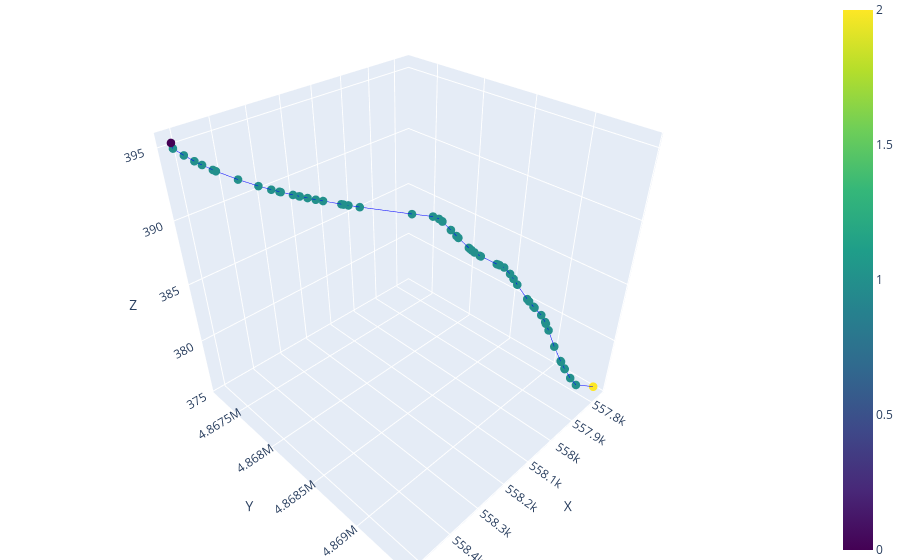

The notebook cell this image was saved under:
### Code cell
network.plot_3D_network(node_color = 'type')

### Figure 1 — Plotly figure (JSON) as saved in the notebook; plotly's stock layout.template omitted (floating-point values rounded to 4 significant figures)
{"data": [{"line": {"color": "blue", "width": 1}, "mode": "lines", "showlegend": false, "type": "scatter3d", "x": [558500.0, 558500.0], "y": [4867000.0, 4867000.0], "z": [395.3, 395.0]}, {"line": {"color": "blue", "width": 1}, "mode": "lines", "showlegend": false, "type": "scatter3d", "x": [558500.0, 558500.0], "y": [4867000.0, 4867000.0], "z": [395.0, 394.5]}, {"line": {"color": "blue", "width": 1}, "mode": "lines", "showlegend": false, "type": "scatter3d", "x": [558500.0, 558500.0], "y": [4867000.0, 4867000.0], "z": [394.5, 394.2]}, {"line": {"color": "blue", "width": 1}, "mode": "lines", "showlegend": false, "type": "scatter3d", "x": [558500.0, 558500.0], "y": [4867000.0, 4867000.0], "z": [394.2, 393.9]}, {"line": {"color": "blue", "width": 1}, "mode": "lines", "showlegend": false, "type": "scatter3d", "x": [558500.0, 558500.0], "y": [4867000.0, 4867000.0], "z": [393.9, 393.6]}, {"line": {"color": "blue", "width": 1}, "mode": "lines", "showlegend": false, "type": "scatter3d", "x": [558500.0, 558500.0], "y": [4867000.0, 4867000.0], "z": [393.6, 393.5]}, {"line": {"color": "blue", "width": 1}, "mode": "lines", "showlegend": false, "type": "scatter3d", "x": [558500.0, 558400.0], "y": [4867000.0, 4868000.0], "z": [393.5, 392.9]}, {"line": {"color": "blue", "width": 1}, "mode": "lines", "showlegend": false, "type": "scatter3d", "x": [558400.0, 558400.0], "y": [4868000.0, 4868000.0], "z": [392.9, 392.5]}, {"line": {"color": "blue", "width": 1}, "mode": "lines", "showlegend": false, "type": "scatter3d", "x": [558400.0, 558400.0], "y": [4868000.0, 4868000.0], "z": [392.5, 392.3]}, {"line": {"color": "blue", "width": 1}, "mode": "lines", "showlegend": false, "type": "scatter3d", "x": [558400.0, 558400.0], "y": [4868000.0, 4868000.0], "z": [392.3, 392.1]}, {"line": {"color": "blue", "width": 1}, "mode": "lines", "showlegend": false, "type": "scatter3d", "x": [558400.0, 558400.0], "y": [4868000.0, 4868000.0], "z": [392.1, 392.1]}, {"line": {"color": "blue", "width": 1}, "mode": "lines", "showlegend": false, "type": "scatter3d", "x": [558400.0, 558300.0], "y": [4868000.0, 4868000.0], "z": [392.1, 391.9]}, {"line": {"color": "blue", "width": 1}, "mode": "lines", "showlegend": false, "type": "scatter3d", "x": [558300.0, 558300.0], "y": [4868000.0, 4868000.0], "z": [391.9, 391.8]}, {"line": {"color": "blue", "width": 1}, "mode": "lines", "showlegend": false, "type": "scatter3d", "x": [558300.0, 558300.0], "y": [4868000.0, 4868000.0], "z": [391.8, 391.8]}, {"line": {"color": "blue", "width": 1}, "mode": "lines", "showlegend": false, "type": "scatter3d", "x": [558300.0, 558300.0], "y": [4868000.0, 4868000.0], "z": [391.8, 391.7]}, {"line": {"color": "blue", "width": 1}, "mode": "lines", "showlegend": false, "type": "scatter3d", "x": [558300.0, 558300.0], "y": [4868000.0, 4868000.0], "z": [391.7, 391.6]}, {"line": {"color": "blue", "width": 1}, "mode": "lines", "showlegend": false, "type": "scatter3d", "x": [558300.0, 558300.0], "y": [4868000.0, 4868000.0], "z": [391.6, 391.5]}, {"line": {"color": "blue", "width": 1}, "mode": "lines", "showlegend": false, "type": "scatter3d", "x": [558300.0, 558300.0], "y": [4868000.0, 4868000.0], "z": [391.5, 391.3]}, {"line": {"color": "blue", "width": 1}, "mode": "lines", "showlegend": false, "type": "scatter3d", "x": [558300.0, 558300.0], "y": [4868000.0, 4868000.0], "z": [391.3, 391.3]}, {"line": {"color": "blue", "width": 1}, "mode": "lines", "showlegend": false, "type": "scatter3d", "x": [558300.0, 558200.0], "y": [4868000.0, 4868000.0], "z": [391.3, 391.2]}, {"line": {"color": "blue", "width": 1}, "mode": "lines", "showlegend": false, "type": "scatter3d", "x": [558200.0, 558200.0], "y": [4868000.0, 4868000.0], "z": [391.2, 391.1]}, {"line": {"color": "blue", "width": 1}, "mode": "lines", "showlegend": false, "type": "scatter3d", "x": [558200.0, 558100.0], "y": [4868000.0, 4868000.0], "z": [391.1, 390.6]}, {"line": {"color": "blue", "width": 1}, "mode": "lines", "showlegend": false, "type": "scatter3d", "x": [558100.0, 558100.0], "y": [4868000.0, 4868000.0], "z": [390.6, 390.4]}, {"line": {"color": "blue", "width": 1}, "mode": "lines", "showlegend": false, "type": "scatter3d", "x": [558100.0, 558100.0], "y": [4868000.0, 4868000.0], "z": [390.4, 390.3]}, {"line": {"color": "blue", "width": 1}, "mode": "lines", "showlegend": false, "type": "scatter3d", "x": [558100.0, 558100.0], "y": [4868000.0, 4869000.0], "z": [390.3, 390.1]}, {"line": {"color": "blue", "width": 1}, "mode": "lines", "showlegend": false, "type": "scatter3d", "x": [558100.0, 558100.0], "y": [4869000.0, 4869000.0], "z": [390.1, 390.1]}, {"line": {"color": "blue", "width": 1}, "mode": "lines", "showlegend": false, "type": "scatter3d", "x": [558100.0, 558100.0], "y": [4869000.0, 4869000.0], "z": [390.1, 389.4]}, {"line": {"color": "blue", "width": 1}, "mode": "lines", "showlegend": false, "type": "scatter3d", "x": [558100.0, 558100.0], "y": [4869000.0, 4869000.0], "z": [389.4, 389.0]}, {"line": {"color": "blue", "width": 1}, "mode": "lines", "showlegend": false, "type": "scatter3d", "x": [558100.0, 558100.0], "y": [4869000.0, 4869000.0], "z": [389.0, 388.8]}, {"line": {"color": "blue", "width": 1}, "mode": "lines", "showlegend": false, "type": "scatter3d", "x": [558100.0, 558000.0], "y": [4869000.0, 4869000.0], "z": [388.8, 388.1]}, {"line": {"color": "blue", "width": 1}, "mode": "lines", "showlegend": false, "type": "scatter3d", "x": [558000.0, 558000.0], "y": [4869000.0, 4869000.0], "z": [388.1, 388.0]}, {"line": {"color": "blue", "width": 1}, "mode": "lines", "showlegend": false, "type": "scatter3d", "x": [558000.0, 558000.0], "y": [4869000.0, 4869000.0], "z": [388.0, 387.9]}, {"line": {"color": "blue", "width": 1}, "mode": "lines", "showlegend": false, "type": "scatter3d", "x": [558000.0, 558000.0], "y": [4869000.0, 4869000.0], "z": [387.9, 387.7]}, {"line": {"color": "blue", "width": 1}, "mode": "lines", "showlegend": false, "type": "scatter3d", "x": [558000.0, 558000.0], "y": [4869000.0, 4869000.0], "z": [387.7, 387.5]}, {"line": {"color": "blue", "width": 1}, "mode": "lines", "showlegend": false, "type": "scatter3d", "x": [558000.0, 558000.0], "y": [4869000.0, 4869000.0], "z": [387.5, 387.4]}, {"line": {"color": "blue", "width": 1}, "mode": "lines", "showlegend": false, "type": "scatter3d", "x": [558000.0, 558000.0], "y": [4869000.0, 4869000.0], "z": [387.4, 386.8]}, {"line": {"color": "blue", "width": 1}, "mode": "lines", "showlegend": false, "type": "scatter3d", "x": [558000.0, 558000.0], "y": [4869000.0, 4869000.0], "z": [386.8, 386.8]}, {"line": {"color": "blue", "width": 1}, "mode": "lines", "showlegend": false, "type": "scatter3d", "x": [558000.0, 558000.0], "y": [4869000.0, 4869000.0], "z": [386.8, 386.7]}, {"line": {"color": "blue", "width": 1}, "mode": "lines", "showlegend": false, "type": "scatter3d", "x": [558000.0, 558000.0], "y": [4869000.0, 4869000.0], "z": [386.7, 386.5]}, {"line": {"color": "blue", "width": 1}, "mode": "lines", "showlegend": false, "type": "scatter3d", "x": [558000.0, 558000.0], "y": [4869000.0, 4869000.0], "z": [386.5, 386.0]}, {"line": {"color": "blue", "width": 1}, "mode": "lines", "showlegend": false, "type": "scatter3d", "x": [558000.0, 558000.0], "y": [4869000.0, 4869000.0], "z": [386.0, 385.6]}, {"line": {"color": "blue", "width": 1}, "mode": "lines", "showlegend": false, "type": "scatter3d", "x": [558000.0, 557900.0], "y": [4869000.0, 4869000.0], "z": [385.6, 385.1]}, {"line": {"color": "blue", "width": 1}, "mode": "lines", "showlegend": false, "type": "scatter3d", "x": [557900.0, 557900.0], "y": [4869000.0, 4869000.0], "z": [385.1, 383.9]}, {"line": {"color": "blue", "width": 1}, "mode": "lines", "showlegend": false, "type": "scatter3d", "x": [557900.0, 557900.0], "y": [4869000.0, 4869000.0], "z": [383.9, 383.7]}, {"line": {"color": "blue", "width": 1}, "mode": "lines", "showlegend": false, "type": "scatter3d", "x": [557900.0, 557900.0], "y": [4869000.0, 4869000.0], "z": [383.7, 383.2]}, {"line": {"color": "blue", "width": 1}, "mode": "lines", "showlegend": false, "type": "scatter3d", "x": [557900.0, 557900.0], "y": [4869000.0, 4869000.0], "z": [383.2, 383.1]}, {"line": {"color": "blue", "width": 1}, "mode": "lines", "showlegend": false, "type": "scatter3d", "x": [557900.0, 557900.0], "y": [4869000.0, 4869000.0], "z": [383.1, 382.5]}, {"line": {"color": "blue", "width": 1}, "mode": "lines", "showlegend": false, "type": "scatter3d", "x": [557900.0, 557900.0], "y": [4869000.0, 4869000.0], "z": [382.5, 381.9]}, {"line": {"color": "blue", "width": 1}, "mode": "lines", "showlegend": false, "type": "scatter3d", "x": [557900.0, 557900.0], "y": [4869000.0, 4869000.0], "z": [381.9, 381.7]}, {"line": {"color": "blue", "width": 1}, "mode": "lines", "showlegend": false, "type": "scatter3d", "x": [557900.0, 557900.0], "y": [4869000.0, 4869000.0], "z": [381.7, 381.1]}, {"line": {"color": "blue", "width": 1}, "mode": "lines", "showlegend": false, "type": "scatter3d", "x": [557900.0, 557900.0], "y": [4869000.0, 4869000.0], "z": [381.1, 379.6]}, {"line": {"color": "blue", "width": 1}, "mode": "lines", "showlegend": false, "type": "scatter3d", "x": [557900.0, 557800.0], "y": [4869000.0, 4869000.0], "z": [379.6, 378.1]}, {"line": {"color": "blue", "width": 1}, "mode": "lines", "showlegend": false, "type": "scatter3d", "x": [557800.0, 557800.0], "y": [4869000.0, 4869000.0], "z": [378.1, 378.1]}, {"line": {"color": "blue", "width": 1}, "mode": "lines", "showlegend": false, "type": "scatter3d", "x": [557800.0, 557800.0], "y": [4869000.0, 4869000.0], "z": [378.1, 377.4]}, {"line": {"color": "blue", "width": 1}, "mode": "lines", "showlegend": false, "type": "scatter3d", "x": [557800.0, 557800.0], "y": [4869000.0, 4869000.0], "z": [377.4, 377.3]}, {"line": {"color": "blue", "width": 1}, "mode": "lines", "showlegend": false, "type": "scatter3d", "x": [557800.0, 557800.0], "y": [4869000.0, 4869000.0], "z": [377.3, 376.4]}, {"line": {"color": "blue", "width": 1}, "mode": "lines", "showlegend": false, "type": "scatter3d", "x": [557800.0, 557800.0], "y": [4869000.0, 4869000.0], "z": [376.4, 375.7]}, {"line": {"color": "blue", "width": 1}, "mode": "lines", "showlegend": false, "type": "scatter3d", "x": [557800.0, 557800.0], "y": [4869000.0, 4869000.0], "z": [375.7, 375.5]}, {"marker": {"color": [0, 1, 1, 1, 1, 1, 1, 1, 1, 1, 1, 1, 1, 1, 1, 1, 1, 1, 1, 1, 1, 1, 1, 1, 1, 1, 1, 1, 1, 1, 1, 1, 1, 1, 1, 1, 1, 1, 1, 1, 1, 1, 1, 1, 1, 1, 1, 1, 1, 1, 1, 1, 1, 1, 1, 1, 1, 1, 2], "colorscale": [[0, "#440154"], [0.1111, "#482878"], [0.2222, "#3e4989"], [0.3333, "#31688e"], [0.4444, "#26828e"], [0.5556, "#1f9e89"], [0.6667, "#35b779"], [0.7778, "#6ece58"], [0.8889, "#b5de2b"], [1, "#fde725"]], "showscale": true, "size": 5}, "mode": "markers", "showlegend": false, "type": "scatter3d", "x": [558500.0, 558500.0, 558500.0, 558500.0, 558500.0, 558500.0, 558500.0, 558400.0, 558400.0, 558400.0, 558400.0, 558400.0, 558300.0, 558300.0, 558300.0, 558300.0, 558300.0, 558300.0, 558300.0, 558300.0, 558200.0, 558200.0, 558100.0, 558100.0, 558100.0, 558100.0, 558100.0, 558100.0, 558100.0, 558100.0, 558000.0, 558000.0, 558000.0, 558000.0, 558000.0, 558000.0, 558000.0, 558000.0, 558000.0, 558000.0, 558000.0, 558000.0, 557900.0, 557900.0, 557900.0, 557900.0, 557900.0, 557900.0, 557900.0, 557900.0, 557900.0, 557900.0, 557800.0, 557800.0, 557800.0, 557800.0, 557800.0, 557800.0, 557800.0], "y": [4867000.0, 4867000.0, 4867000.0, 4867000.0, 4867000.0, 4867000.0, 4867000.0, 4868000.0, 4868000.0, 4868000.0, 4868000.0, 4868000.0, 4868000.0, 4868000.0, 4868000.0, 4868000.0, 4868000.0, 4868000.0, 4868000.0, 4868000.0, 4868000.0, 4868000.0, 4868000.0, 4868000.0, 4868000.0, 4869000.0, 4869000.0, 4869000.0, 4869000.0, 4869000.0, 4869000.0, 4869000.0, 4869000.0, 4869000.0, 4869000.0, 4869000.0, 4869000.0, 4869000.0, 4869000.0, 4869000.0, 4869000.0, 4869000.0, 4869000.0, 4869000.0, 4869000.0, 4869000.0, 4869000.0, 4869000.0, 4869000.0, 4869000.0, 4869000.0, 4869000.0, 4869000.0, 4869000.0, 4869000.0, 4869000.0, 4869000.0, 4869000.0, 4869000.0], "z": [395.3, 395.0, 394.5, 394.2, 393.9, 393.6, 393.5, 392.9, 392.5, 392.3, 392.1, 392.1, 391.9, 391.8, 391.8, 391.7, 391.6, 391.5, 391.3, 391.3, 391.2, 391.1, 390.6, 390.4, 390.3, 390.1, 390.1, 389.4, 389.0, 388.8, 388.1, 388.0, 387.9, 387.7, 387.5, 387.4, 386.8, 386.8, 386.7, 386.5, 386.0, 385.6, 385.1, 383.9, 383.7, 383.2, 383.1, 382.5, 381.9, 381.7, 381.1, 379.6, 378.1, 378.1, 377.4, 377.3, 376.4, 375.7, 375.5]}], "layout": {"margin": {"b": 0, "l": 0, "r": 0, "t": 0}, "scene": {"xaxis": {"title": {"text": "X"}}, "yaxis": {"title": {"text": "Y"}}, "zaxis": {"title": {"text": "Z"}}}}}
